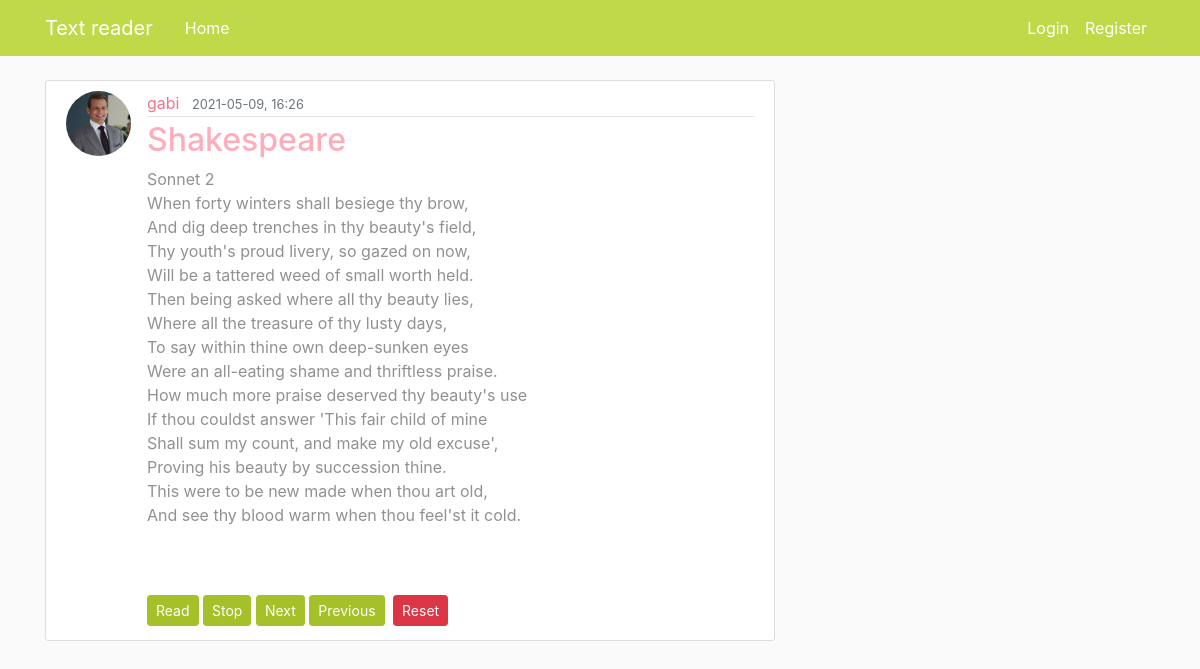
Screenshot of /post/20 with the database file from the repository.
### flaskblog/models.py (models this page shows, shortened)
class User(db.Model, UserMixin): #inheritance inside parenthesis
    id = db.Column(db.Integer, primary_key=True)
    username = db.Column(db.String(20), unique=True, nullable=False)
    email = db.Column(db.String(120), unique=True, nullable=False)
    image_file = db.Column(db.String(20), nullable=False, default='default.jpg')
    password = db.Column(db.String(60), nullable=False)
    posts = db.relationship('Post', backref='author', lazy=True) #reltionship to Post-model,

class Post(db.Model):
    id = db.Column(db.Integer, primary_key=True)
    title = db.Column(db.String(100), nullable=False)
    date_posted = db.Column(db.DateTime, nullable=False, default=datetime.utcnow) #we pass function not current date
    content = db.Column(db.Text,nullable=False)
    user_id = db.Column(db.Integer, db.ForeignKey('user.id'), nullable=False)#user is lowercase because here its the tablename which should be low

### flaskblog/routes.py (the view)
@app.route("/post/<int:post_id>")
def post(post_id):
    if len(reading_threads) > 0:
        for t in reading_threads:
            if isinstance(t, multiprocessing.Process):
                if t.is_alive():
                    t.terminate()
    post = Post.query.get_or_404(post_id)
    return render_template('post.html', title=post.title, post=post)

### flaskblog/routes.py (called while the page is built)
@app.after_request
def after_request(response):
    response.headers.add('Cache-Control', 'no-store, no-cache, must-revalidate, post-check=0, pre-check=0')
    return response

### flaskblog/templates/post.html (shortened to what this page needs)
{% extends "layout.html" %}
{% block content%}
<article class="media content-section">
    <a href="{{ url_for('user_posts', username=post.author.username) }}">
    <img class="rounded-circle article-img"
         src="{{ url_for('static', filename='profile_pics/' + post.author.image_file) }}">
    </a>
    <div class="media-body">
        <div class="article-metadata">
            <a class="mr-2" href="{{ url_for('user_posts', username=post.author.username) }}">{{ post.author.username }}</a>
            <small class="text-muted">{{ post.date_posted.strftime('%Y-%m-%d, %H:%M') }}</small>
        </div>
        <h2 class="article-title" > {{ post.title }} </h2>
        <p class="article-content">{{ post.content }}</p>
        <div class="text-actions">
            <a class="btn btn-secondary btn-sm mt-1 mb-1" href="{{ url_for('start_reading', post_id=post.id) }}">Read</a>
            <a class="btn btn-secondary btn-sm mt-1 mb-1" href="{{ url_for('stop_reading', post_id=post.id) }}">Stop</a>
            <a class="btn btn-secondary btn-sm mt-1 mb-1" href="{{ url_for('read_next', post_id=post.id) }}">Next</a>
            <a class="btn btn-secondary btn-sm mt-1 mb-1" href="{{ url_for('read_previous', post_id=post.id) }}">Previous</a>
            <a class="btn btn-danger btn-sm m-1" href="{{ url_for('reset_reading', post_id=post.id) }}">Reset</a>
        </div>
    </div>
</article>
{% endblock content %}

### flaskblog/static/main.css (style rules this page uses)
body { background: #fafafa; color: #333333; margin-top: 5rem; }
h1, h2, h3, h4, h5, h6 { color: #444444; }
.content-section { background: #ffffff; padding: 10px 20px; border: 1px solid #dddddd; border-radius: 3px; margin-bottom: 20px; color: #919191; }
.article-title { color: #ffadbb; }
.article-content { white-space: pre-line; }
.article-img { height: 65px; width: 65px; margin-right: 16px; }
.article-metadata { padding-bottom: 1px; margin-bottom: 4px; border-bottom: 1px solid #e3e3e3 }
a { color: #f0768b; }
.btn-secondary { background-color: #a5c028; border-color: #a5c028; }

### rows the page displays
User: image_file (placeholder picture), author.username "gabi"
Post: date_posted "2021-05-09, 16:26", title "Shakespeare", content "Sonnet 2 When forty winters shall besiege thy brow, And dig deep trenches in thy beauty's field, Thy youth's proud livery, so gazed on now, Will be a tattered weed of small worth held. Then being asked where all thy beauty lies, Where all the treasure of thy lusty days, To say within thine own deep-sunken eyes Were an all-eating shame and thriftless praise. How much more praise deserved thy beauty's use If thou couldst answer 'This fair child of mine Shall sum my count, and make my old excuse', Proving his beauty by succession thine. This were to be new made when thou art old, And see thy blood warm when thou feel'st it cold."
